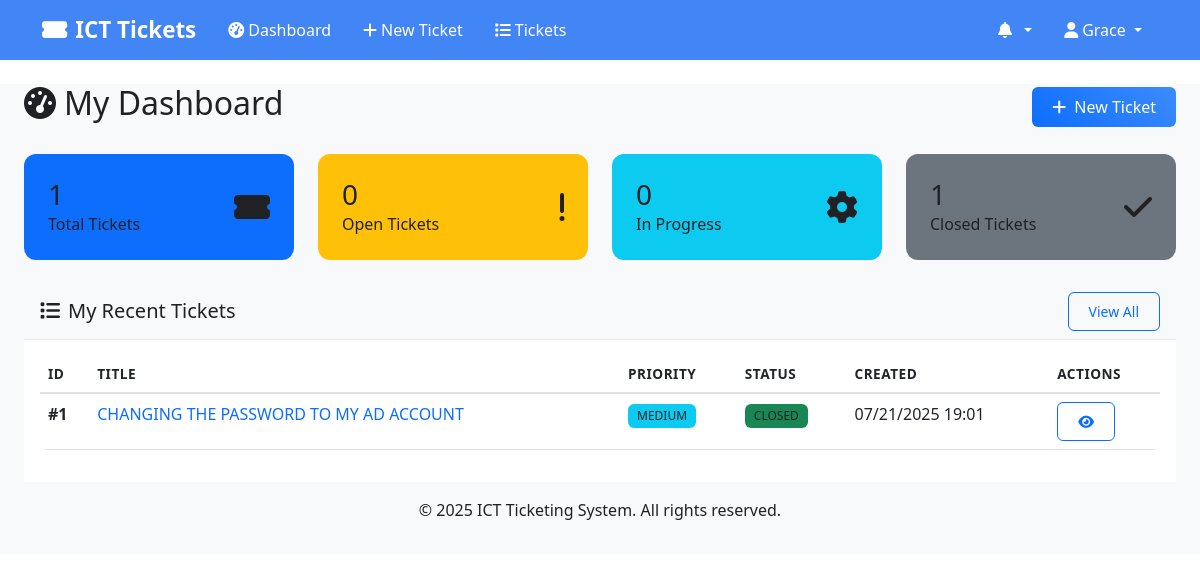
The app's page /dashboard (signed in), older data.
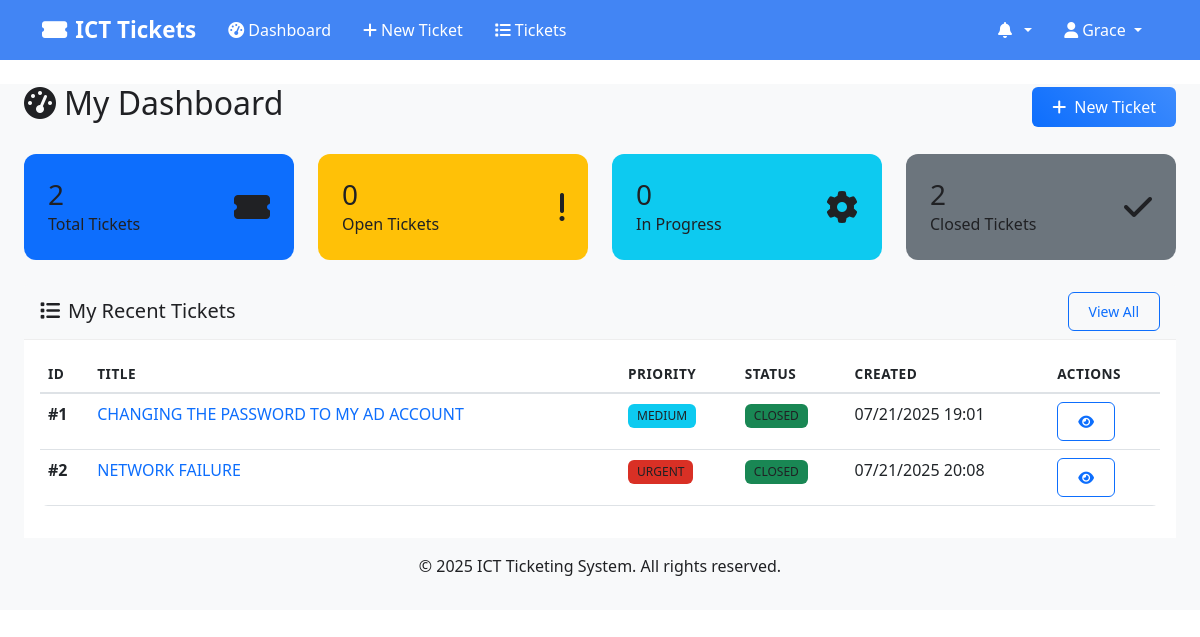
The same page, newer data.
### models.py (models this page shows, shortened)
class Ticket(db.Model):
    __tablename__ = 'tickets'
    id = db.Column(db.Integer, primary_key=True)
    title = db.Column(db.String(200), nullable=False)
    description = db.Column(db.Text, nullable=False)
    priority = db.Column(db.String(10), nullable=False)  # 'URGENT', 'HIGH', 'MEDIUM', 'LOW'
    status = db.Column(db.String(20), default='OPEN')  # 'OPEN', 'IN_PROGRESS', 'RESOLVED', 'CLOSED'
    category = db.Column(db.String(50), nullable=True)
    created_by_id = db.Column(db.Integer, db.ForeignKey('users.id'), nullable=False)
    assigned_to_id = db.Column(db.Integer, db.ForeignKey('users.id'), nullable=True)
    created_at = db.Column(db.DateTime, default=datetime.utcnow)
    updated_at = db.Column(db.DateTime, default=datetime.utcnow, onupdate=datetime.utcnow)
    resolved_at = db.Column(db.DateTime, nullable=True)
    closed_at = db.Column(db.DateTime, nullable=True)
    comments = db.relationship('TicketComment', backref='ticket', cascade='all, delete-orphan')
    notifications = db.relationship('Notification', backref='ticket', cascade='all, delete-orphan')
    @property
    def priority_color(self):
        colors = {
            'URGENT': 'danger',
            'HIGH': 'warning',
            'MEDIUM': 'info',
            'LOW': 'success'
        }
        return colors.get(self.priority, 'secondary')
    @property
    def status_color(self):
        colors = {
            'OPEN': 'primary',
            'IN_PROGRESS': 'warning',
            'RESOLVED': 'info',
            'CLOSED': 'success'
        }
        return colors.get(self.status, 'secondary')

### routes.py (the view, shortened to what this page needs)
@app.route('/dashboard')
@login_required
def dashboard():
    stats = get_ticket_stats()
    if current_user.role == 'admin':
        recent_tickets = Ticket.query.order_by(Ticket.created_at.desc()).limit(5).all()
        unread_notifications = Notification.query.filter_by(user_id=current_user.id, is_read=False).count()
        return render_template('dashboard_admin.html',
                             stats=stats,
                             recent_tickets=recent_tickets,
                             unread_notifications=unread_notifications,
                             User=User, Ticket=Ticket, Department=Department)
    else:
        my_tickets = Ticket.query.filter_by(created_by_id=current_user.id).all()
        unread_notifications = Notification.query.filter_by(user_id=current_user.id, is_read=False).count()
        return render_template('dashboard_user.html',
                             my_tickets=my_tickets,
                             unread_notifications=unread_notifications)

### app.py (called while the page is built)
@login_manager.user_loader
def load_user(user_id):
    from models import User
    return User.query.get(int(user_id))

### models.py (called while the page is built)
    @property
    def full_name(self):
        return f"{self.first_name} {self.last_name}"

### templates/dashboard_user.html (shortened to what the changed rows need)
{% extends "base.html" %}
{% block content %}
<div class="container-fluid">
    <div class="row">
        <div class="col-12">
            <div class="d-flex justify-content-between align-items-center mb-4">
                <h2><i class="fas fa-tachometer-alt me-2"></i>My Dashboard</h2>
            </div>
        </div>
    </div>
    <div class="row mb-4">
        <div class="col-md-3">
            <div class="card dashboard-card-total h-100 text-white rounded-3 p-3">
                <div class="card-body">
                    <div class="d-flex align-items-center">
                        <div class="flex-grow-1">
                            <h3 class="mb-0">{{ my_tickets|length }}</h3>
                            <p class="mb-0">Total Tickets</p>
                        </div>
                    </div>
                </div>
            </div>
        </div>
        <div class="col-md-3">
            <div class="card dashboard-card-closed h-100 text-white rounded-3 p-3">
                <div class="card-body">
                    <div class="d-flex align-items-center">
                        <div class="flex-grow-1">
                            <h3 class="mb-0">{{ my_tickets|selectattr('status', 'equalto', 'CLOSED')|list|length }}</h3>
                            <p class="mb-0">Closed Tickets</p>
                        </div>
                    </div>
                </div>
            </div>
        </div>
    </div>
    <div class="row">
        <div class="col-12">
            <div class="card">
                <div class="card-body">
                    {% if my_tickets %}
                    <div class="table-responsive">
                        <table class="table table-hover">
                            <thead>
                                <tr>
                                    <th>ID</th>
                                    <th>Title</th>
                                    <th>Priority</th>
                                    <th>Status</th>
                                    <th>Created</th>
                                    <th>Actions</th>
                                </tr>
                            </thead>
                            <tbody>
                                {% for ticket in my_tickets[:10] %}
                                <tr>
                                    <td><strong>#{{ ticket.id }}</strong></td>
                                    <td>
                                        <a href="{{ url_for('view_ticket', ticket_id=ticket.id) }}" class="text-decoration-none">
                                            {{ ticket.title }}
                                        </a>
                                    </td>
                                    <td>
                                        <span class="badge bg-{{ ticket.priority_color }}">
                                            {{ ticket.priority }}
                                        </span>
                                    </td>
                                    <td>
                                        <span class="badge bg-{{ ticket.status_color }}">
                                            {{ ticket.status.replace('_', ' ') }}
                                        </span>
                                    </td>
                                    <td>{{ ticket.created_at.strftime('%m/%d/%Y %H:%M') }}</td>
                                    <td>
                                        <a href="{{ url_for('view_ticket', ticket_id=ticket.id) }}"
                                           class="btn btn-sm btn-outline-primary">
                                            <i class="fas fa-eye"></i>
                                        </a>
                                    </td>
                                </tr>
                                {% endfor %}
                            </tbody>
                        </table>
                    </div>
                    {% endif %}
                </div>
            </div>
        </div>
    </div>
</div>
{% endblock %}

Row changes from the older to the newer data that the page shows:
added Ticket: id "2", title "NETWORK FAILURE", priority "URGENT", status.replace "CLOSED", created_at "07/21/2025 20:08"
Text that changed along with them:
{{ my_tickets|length }}: "1" → "2"
{{ my_tickets|selectattr('status', 'equalto', 'CLOSED')|list|length }}: "1" → "2"
